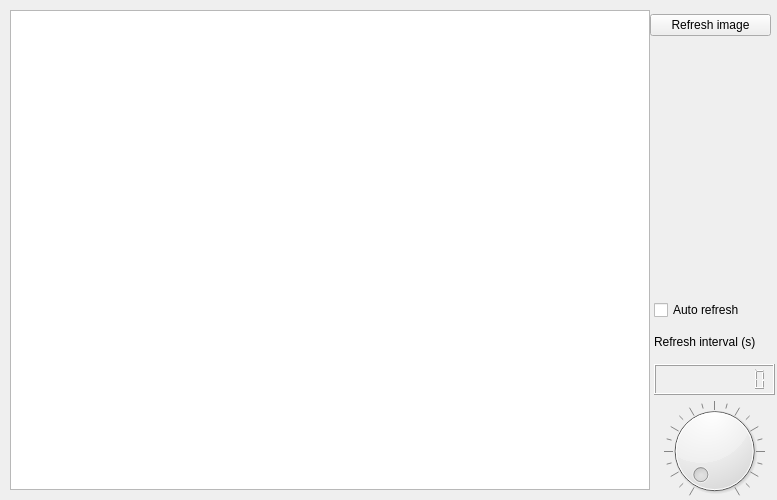
<?xml version="1.0" encoding="UTF-8"?>
<ui version="4.0">
 <class>QCameraWidget</class>
 <widget class="QWidget" name="QCameraWidget">
  <property name="geometry">
   <rect>
    <x>0</x>
    <y>0</y>
    <width>777</width>
    <height>500</height>
   </rect>
  </property>
  <property name="sizePolicy">
   <sizepolicy hsizetype="Fixed" vsizetype="Fixed">
    <horstretch>0</horstretch>
    <verstretch>0</verstretch>
   </sizepolicy>
  </property>
  <property name="windowTitle">
   <string>Form</string>
  </property>
  <widget class="QGraphicsView" name="graphicsView">
   <property name="geometry">
    <rect>
     <x>10</x>
     <y>10</y>
     <width>640</width>
     <height>480</height>
    </rect>
   </property>
   <property name="sizePolicy">
    <sizepolicy hsizetype="Fixed" vsizetype="Fixed">
     <horstretch>0</horstretch>
     <verstretch>0</verstretch>
    </sizepolicy>
   </property>
  </widget>
  <widget class="QWidget" name="verticalLayoutWidget">
   <property name="geometry">
    <rect>
     <x>654</x>
     <y>300</y>
     <width>121</width>
     <height>201</height>
    </rect>
   </property>
   <layout class="QVBoxLayout" name="verticalLayout">
    <item>
     <widget class="QCheckBox" name="checkBox">
      <property name="text">
       <string>Auto refresh</string>
      </property>
     </widget>
    </item>
    <item>
     <layout class="QVBoxLayout" name="verticalLayout_2">
      <item>
       <widget class="QLabel" name="label">
        <property name="text">
         <string>Refresh interval (s)</string>
        </property>
       </widget>
      </item>
      <item>
       <widget class="QLCDNumber" name="lcdNumber">
        <property name="digitCount">
         <number>10</number>
        </property>
        <property name="mode">
         <enum>QLCDNumber::Bin</enum>
        </property>
       </widget>
      </item>
      <item>
       <widget class="QDial" name="dial">
        <property name="orientation">
         <enum>Qt::Horizontal</enum>
        </property>
        <property name="invertedAppearance">
         <bool>false</bool>
        </property>
        <property name="notchTarget">
         <double>5.000000000000000</double>
        </property>
        <property name="notchesVisible">
         <bool>true</bool>
        </property>
       </widget>
      </item>
     </layout>
    </item>
   </layout>
  </widget>
  <widget class="QWidget" name="verticalLayoutWidget_3">
   <property name="geometry">
    <rect>
     <x>650</x>
     <y>10</y>
     <width>121</width>
     <height>31</height>
    </rect>
   </property>
   <layout class="QVBoxLayout" name="verticalLayout_3">
    <item>
     <widget class="QPushButton" name="pushButton">
      <property name="text">
       <string>Refresh image</string>
      </property>
     </widget>
    </item>
   </layout>
  </widget>
 </widget>
 <resources/>
 <connections/>
</ui>
